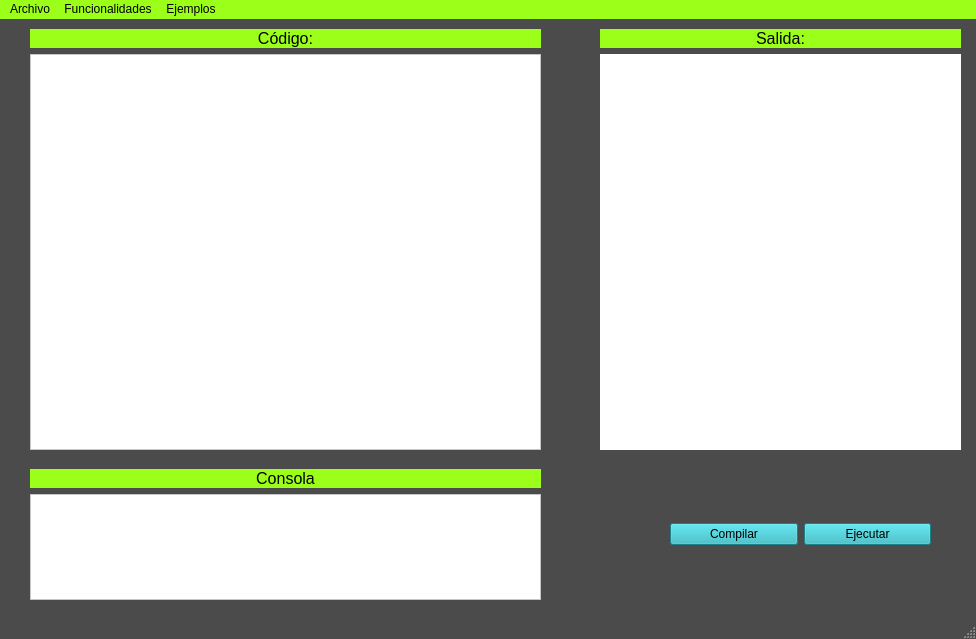
<?xml version="1.0" encoding="UTF-8"?>
<ui version="4.0">
 <class>MainWindow</class>
 <widget class="QMainWindow" name="MainWindow">
  <property name="geometry">
   <rect>
    <x>0</x>
    <y>0</y>
    <width>976</width>
    <height>639</height>
   </rect>
  </property>
  <property name="font">
   <font>
    <weight>75</weight>
    <italic>false</italic>
    <bold>true</bold>
   </font>
  </property>
  <property name="acceptDrops">
   <bool>false</bool>
  </property>
  <property name="windowTitle">
   <string>JÄGER-SCRIPT IDE</string>
  </property>
  <property name="styleSheet">
   <string notr="true">QMainWindow{
	background-color: rgb(75, 75, 75);
}
QMenuBar{
	
	background-color: rgb(156, 255, 26);
}

QVBoxLayout{
background-color: rgb(156, 255, 26);

}

QLabel{
background-color: rgb(156, 255, 26);
}

QMenu{
background-color: rgb(41, 178, 190);
}

QPushButton{
background-color: rgb(41, 178, 190);
}</string>
  </property>
  <widget class="QWidget" name="centralwidget">
   <widget class="QWidget" name="verticalLayoutWidget">
    <property name="geometry">
     <rect>
      <x>30</x>
      <y>10</y>
      <width>511</width>
      <height>421</height>
     </rect>
    </property>
    <layout class="QVBoxLayout" name="verticalLayout">
     <property name="leftMargin">
      <number>0</number>
     </property>
     <property name="topMargin">
      <number>0</number>
     </property>
     <property name="rightMargin">
      <number>0</number>
     </property>
     <item>
      <widget class="QLabel" name="label">
       <property name="font">
        <font>
         <pointsize>12</pointsize>
        </font>
       </property>
       <property name="text">
        <string>Código:</string>
       </property>
       <property name="alignment">
        <set>Qt::AlignCenter</set>
       </property>
      </widget>
     </item>
     <item>
      <widget class="QTextEdit" name="Txt_Codigo">
       <property name="styleSheet">
        <string notr="true">background-color: rgb(255, 255, 255);</string>
       </property>
      </widget>
     </item>
    </layout>
   </widget>
   <widget class="QWidget" name="verticalLayoutWidget_2">
    <property name="geometry">
     <rect>
      <x>600</x>
      <y>10</y>
      <width>361</width>
      <height>421</height>
     </rect>
    </property>
    <layout class="QVBoxLayout" name="verticalLayout_2">
     <item>
      <widget class="QLabel" name="label_2">
       <property name="font">
        <font>
         <pointsize>12</pointsize>
        </font>
       </property>
       <property name="toolTipDuration">
        <number>-2</number>
       </property>
       <property name="layoutDirection">
        <enum>Qt::RightToLeft</enum>
       </property>
       <property name="text">
        <string>Salida:</string>
       </property>
       <property name="alignment">
        <set>Qt::AlignCenter</set>
       </property>
      </widget>
     </item>
     <item>
      <widget class="QTextEdit" name="TxtSalida">
       <property name="cursor" stdset="0">
        <cursorShape>ArrowCursor</cursorShape>
       </property>
       <property name="mouseTracking">
        <bool>false</bool>
       </property>
       <property name="frameShape">
        <enum>QFrame::NoFrame</enum>
       </property>
      </widget>
     </item>
    </layout>
   </widget>
   <widget class="QWidget" name="horizontalLayoutWidget">
    <property name="geometry">
     <rect>
      <x>670</x>
      <y>460</y>
      <width>261</width>
      <height>111</height>
     </rect>
    </property>
    <layout class="QHBoxLayout" name="horizontalLayout">
     <item>
      <widget class="QPushButton" name="Btn_Compilar">
       <property name="cursor">
        <cursorShape>OpenHandCursor</cursorShape>
       </property>
       <property name="text">
        <string>Compilar</string>
       </property>
      </widget>
     </item>
     <item>
      <widget class="QPushButton" name="Btn_Ejecutar">
       <property name="cursor">
        <cursorShape>OpenHandCursor</cursorShape>
       </property>
       <property name="text">
        <string>Ejecutar</string>
       </property>
      </widget>
     </item>
    </layout>
   </widget>
   <widget class="QWidget" name="verticalLayoutWidget_3">
    <property name="geometry">
     <rect>
      <x>30</x>
      <y>450</y>
      <width>511</width>
      <height>131</height>
     </rect>
    </property>
    <layout class="QVBoxLayout" name="verticalLayout_3">
     <property name="leftMargin">
      <number>0</number>
     </property>
     <property name="topMargin">
      <number>0</number>
     </property>
     <property name="rightMargin">
      <number>0</number>
     </property>
     <item>
      <widget class="QLabel" name="label_consola">
       <property name="font">
        <font>
         <pointsize>12</pointsize>
        </font>
       </property>
       <property name="text">
        <string>Consola</string>
       </property>
       <property name="alignment">
        <set>Qt::AlignCenter</set>
       </property>
      </widget>
     </item>
     <item>
      <widget class="QTextEdit" name="Txt_Consola">
       <property name="styleSheet">
        <string notr="true">background-color: rgb(255, 255, 255);</string>
       </property>
      </widget>
     </item>
    </layout>
   </widget>
  </widget>
  <widget class="QMenuBar" name="menubar">
   <property name="geometry">
    <rect>
     <x>0</x>
     <y>0</y>
     <width>976</width>
     <height>21</height>
    </rect>
   </property>
   <widget class="QMenu" name="menuNuevo">
    <property name="title">
     <string>Archivo</string>
    </property>
    <addaction name="actionAbrir"/>
    <addaction name="separator"/>
    <addaction name="actionNuevo"/>
    <addaction name="separator"/>
    <addaction name="actionGuardar"/>
    <addaction name="separator"/>
    <addaction name="actionGuardar_como"/>
    <addaction name="separator"/>
   </widget>
   <widget class="QMenu" name="menuOpciones">
    <property name="title">
     <string>Funcionalidades</string>
    </property>
    <addaction name="AFInsertComentario"/>
    <addaction name="separator"/>
    <addaction name="AFInsertInput"/>
    <addaction name="separator"/>
    <addaction name="AFInsertWhile"/>
    <addaction name="separator"/>
    <addaction name="AFInsertFor"/>
    <addaction name="separator"/>
    <addaction name="AFInsertMain"/>
    <addaction name="separator"/>
    <addaction name="AFInsertFunction"/>
    <addaction name="separator"/>
    <addaction name="AFInsertProcedure"/>
    <addaction name="separator"/>
    <addaction name="AFInsertOutput"/>
    <addaction name="separator"/>
    <addaction name="AFOpenDocs"/>
    <addaction name="separator"/>
   </widget>
   <widget class="QMenu" name="menuEjemplos">
    <property name="title">
     <string>Ejemplos</string>
    </property>
    <addaction name="separator"/>
    <addaction name="AFFuncion"/>
    <addaction name="separator"/>
    <addaction name="AFProcedimiento"/>
    <addaction name="separator"/>
    <addaction name="AFCondicionales"/>
    <addaction name="separator"/>
    <addaction name="AFCondicionalesAnidados"/>
    <addaction name="separator"/>
    <addaction name="AFCicloWhile"/>
    <addaction name="separator"/>
    <addaction name="AFCicloFor"/>
    <addaction name="separator"/>
    <addaction name="AFSwitch"/>
    <addaction name="separator"/>
   </widget>
   <addaction name="menuNuevo"/>
   <addaction name="menuOpciones"/>
   <addaction name="menuEjemplos"/>
  </widget>
  <widget class="QStatusBar" name="statusbar"/>
  <action name="actionAbrir">
   <property name="text">
    <string>Abrir</string>
   </property>
  </action>
  <action name="actionNuevo">
   <property name="text">
    <string>Nuevo</string>
   </property>
  </action>
  <action name="actionGuardar">
   <property name="text">
    <string>Guardar</string>
   </property>
  </action>
  <action name="actionGuardar_como">
   <property name="text">
    <string>Guardar como</string>
   </property>
  </action>
  <action name="AFFuncion">
   <property name="text">
    <string>Funcion</string>
   </property>
  </action>
  <action name="AFProcedimiento">
   <property name="text">
    <string>Procedimiento</string>
   </property>
  </action>
  <action name="AFCondicionales">
   <property name="text">
    <string>Condicionales</string>
   </property>
  </action>
  <action name="AFCondicionalesAnidados">
   <property name="text">
    <string>Condicionales anidados</string>
   </property>
  </action>
  <action name="AFCicloWhile">
   <property name="text">
    <string>Ciclo while</string>
   </property>
  </action>
  <action name="AFCicloFor">
   <property name="text">
    <string>Ciclo for</string>
   </property>
  </action>
  <action name="AFInsertComentario">
   <property name="text">
    <string>Insertar comentario</string>
   </property>
  </action>
  <action name="AFInsertWhile">
   <property name="text">
    <string>Insertar esqueleto while</string>
   </property>
  </action>
  <action name="AFInsertFor">
   <property name="text">
    <string>Insertar esqueleto for</string>
   </property>
  </action>
  <action name="AFInsertMain">
   <property name="text">
    <string>Insertar esqueleto main</string>
   </property>
  </action>
  <action name="AFInsertFunction">
   <property name="text">
    <string>Insertar esqueleto function</string>
   </property>
  </action>
  <action name="AFInsertProcedure">
   <property name="text">
    <string>Insertar esqueleto procedure</string>
   </property>
  </action>
  <action name="AFSwitch">
   <property name="text">
    <string>Switch</string>
   </property>
  </action>
  <action name="AFInsertInput">
   <property name="text">
    <string>Insertar input</string>
   </property>
  </action>
  <action name="AFInsertOutput">
   <property name="text">
    <string>Insertar output</string>
   </property>
  </action>
  <action name="AFOpenDocs">
   <property name="text">
    <string>Abrir Documentación del proyecto</string>
   </property>
  </action>
 </widget>
 <resources/>
 <connections/>
</ui>
